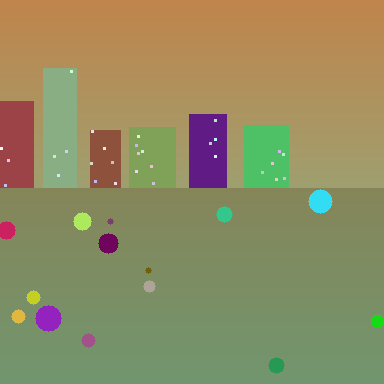
#> input picture data/base/place00.png, 384 x 384 px; its folder holds only this picture in this run
$ python demo.py   (older library calls are emulated)
#> lines starting #> are read from the running program, lines starting #| are printed output that depends on the picture
### vpr/dataset.py
"""Controlled visual-place-recognition benchmark generator.

This is a *synthetic, controlled* benchmark, not a real-world dataset -- it is
designed so the retrieval pipeline can be tested deterministically and honestly.

Each "place" is a distinct textured scene. From a handful of base place images
we generate multiple DATABASE views and multiple QUERY views by applying mild
photometric and geometric augmentations (brightness/contrast shifts, blur,
small rotation, crop, perspective warp, JPEG-like noise). A query view of place
X should therefore retrieve database views of place X -- exactly the
relocalisation task, but with known ground truth.

If real base images are present in ``data/base/`` they are used; otherwise a set
of synthetic, visually distinct base scenes is generated so the repo is
self-contained.
"""

from __future__ import annotations

import os
from dataclasses import dataclass, field

import cv2
import numpy as np


BASE_SIZE = 384  # base images are generated/loaded larger than the 256 used for descriptors


# --------------------------------------------------------------------------- #
# Synthetic base scenes -- each is a distinct, recognisable "place"
# --------------------------------------------------------------------------- #
def _scene_palette(rng: np.random.Generator) -> tuple[np.ndarray, np.ndarray]:
    top = rng.integers(40, 220, size=3)
    bottom = rng.integers(40, 220, size=3)
    return top.astype(np.float32), bottom.astype(np.float32)


def synth_base_image(seed: int, size: int = BASE_SIZE) -> np.ndarray:
    """Generate one distinct synthetic 'place' scene deterministically from seed.

    Combines a colour gradient sky/ground, a horizon line, a skyline of
    rectangular 'buildings', and scattered structural marks. Different seeds give
    visually very different scenes, so descriptors can tell them apart.
    """
    rng = np.random.default_rng(seed)
    img = np.zeros((size, size, 3), dtype=np.float32)

    # vertical colour gradient (sky -> ground)
    top, bottom = _scene_palette(rng)
    for y in range(size):
        t = y / (size - 1)
        img[y, :, :] = (1 - t) * top + t * bottom

    # horizon
    horizon = int(rng.integers(int(size * 0.45), int(size * 0.65)))
    ground = rng.integers(30, 160, size=3).astype(np.float32)
    img[horizon:, :, :] = 0.6 * img[horizon:, :, :] + 0.4 * ground

    # skyline of buildings sitting on the horizon
    n_buildings = int(rng.integers(5, 11))
    x = 0
    while x < size and n_buildings > 0:
        bw = int(rng.integers(size // 14, size // 6))
        bh = int(rng.integers(size // 8, size // 3))
        color = rng.integers(20, 200, size=3).astype(np.float32)
        x0, x1 = x, min(size, x + bw)
        y0 = max(0, horizon - bh)
        img[y0:horizon, x0:x1, :] = color
        # a few windows
        for _ in range(int(rng.integers(2, 8))):
            wy = int(rng.integers(y0, horizon - 2)) if horizon - 2 > y0 else y0
            wx = int(rng.integers(x0, max(x0 + 1, x1 - 2)))
            img[wy:wy + 3, wx:wx + 3, :] = rng.integers(180, 255, size=3).astype(np.float32)
        x = x1 + int(rng.integers(2, size // 20))
        n_buildings -= 1

    # scattered structural marks / foreground objects
    for _ in range(int(rng.integers(8, 20))):
        cx = int(rng.integers(0, size))
        cy = int(rng.integers(horizon, size))
        r = int(rng.integers(3, 14))
        color = tuple(int(c) for c in rng.integers(0, 255, size=3))
        cv2.circle(img, (cx, cy), r, color, -1)

    return np.clip(img, 0, 255).astype(np.uint8)


# --------------------------------------------------------------------------- #
# Augmentations (one view = one augmented copy of a base place)
# --------------------------------------------------------------------------- #
def _adjust_brightness_contrast(img, rng):
    alpha = float(rng.uniform(0.75, 1.25))   # contrast
    beta = float(rng.uniform(-30, 30))       # brightness
    return cv2.convertScaleAbs(img, alpha=alpha, beta=beta)


def _blur(img, rng):
    k = int(rng.choice([1, 3, 5]))
    if k <= 1:
        return img
    return cv2.GaussianBlur(img, (k, k), 0)


def _rotate(img, rng, max_deg=10):
    h, w = img.shape[:2]
    angle = float(rng.uniform(-max_deg, max_deg))
    m = cv2.getRotationMatrix2D((w / 2, h / 2), angle, 1.0)
    return cv2.warpAffine(img, m, (w, h), borderMode=cv2.BORDER_REFLECT)


def _crop_resize(img, rng, max_crop=0.12):
    h, w = img.shape[:2]
    cx = int(w * rng.uniform(0, max_crop))
    cy = int(h * rng.uniform(0, max_crop))
    cropped = img[cy:h - cy, cx:w - cx]
    if cropped.size == 0:
        return img
    return cv2.resize(cropped, (w, h), interpolation=cv2.INTER_LINEAR)


def _perspective(img, rng, jitter=0.06):
    h, w = img.shape[:2]
    j = jitter
    src = np.float32([[0, 0], [w, 0], [w, h], [0, h]])
    dst = src + rng.uniform(-j, j, size=src.shape).astype(np.float32) * [w, h]
    m = cv2.getPerspectiveTransform(src, dst.astype(np.float32))
    return cv2.warpPerspective(img, m, (w, h), borderMode=cv2.BORDER_REFLECT)


def augment(img: np.ndarray, seed: int) -> np.ndarray:
    """Apply a mild, random photometric+geometric augmentation to ``img``."""
    rng = np.random.default_rng(seed)
    out = img
    out = _adjust_brightness_contrast(out, rng)
    out = _blur(out, rng)
    out = _rotate(out, rng)
    out = _crop_resize(out, rng)
    out = _perspective(out, rng)
    return out


# --------------------------------------------------------------------------- #
# Dataset assembly
# --------------------------------------------------------------------------- #
@dataclass
class Item:
    label: int      # place id
    role: str       # "database" or "query"
    image: np.ndarray
    name: str


@dataclass
class Benchmark:
    database: list[Item] = field(default_factory=list)
    queries: list[Item] = field(default_factory=list)
    n_places: int = 0

    @property
    def n_database(self) -> int:
        return len(self.database)

    @property
    def n_queries(self) -> int:
        return len(self.queries)


def load_base_images(base_dir: str, n_places: int) -> list[np.ndarray]:
    """Load real base images from ``base_dir`` if any, else synthesize them."""
#> called with base_dir = 'data/base', n_places = 12
    bases: list[np.ndarray] = []
    if os.path.isdir(base_dir):
        files = sorted(
            f for f in os.listdir(base_dir)
            if f.lower().endswith((".png", ".jpg", ".jpeg", ".bmp"))
        )
        for f in files[:n_places]:
            img = cv2.imread(os.path.join(base_dir, f), cv2.IMREAD_COLOR)
#> img is the input picture: shape (384, 384, 3); mean B, G, R 97.2, 139.9, 143.8
            if img is not None:
                bases.append(cv2.resize(img, (BASE_SIZE, BASE_SIZE)))
    # top up with synthetic scenes to reach n_places
    while len(bases) < n_places:
        bases.append(synth_base_image(seed=1000 + len(bases)))
#> this loop made 11 passes
#> (horizon in synth_base_image, ground in synth_base_image) on passes 1 to 7: (231, [141, 53, 39]), (219, [80, 129, 73]), (238, [115, 133, 127]), (230, [79, 75, 110]), (204, [113, 141, 138]), (202, [60, 102, 133]), (178, [55, 85, 106])
#> after the loop, bases = 12 items
    return bases[:n_places]


def build_benchmark(
    n_places: int = 12,
    db_per_place: int = 4,
    queries_per_place: int = 3,
    base_dir: str = "data/base",
    seed: int = 0,
) -> Benchmark:
    """Build the full DATABASE/QUERY benchmark from base place images.

    For each place we emit ``db_per_place`` database views and
    ``queries_per_place`` query views, all augmentations of the same base scene
    but generated with disjoint random seeds so query != any database view.
    """
    bases = load_base_images(base_dir, n_places)
#> bases = 12 items
    bench = Benchmark(n_places=n_places)

    for place, base in enumerate(bases):
        for j in range(db_per_place):
            s = seed * 100000 + place * 1000 + j
            img = augment(base, seed=s)
            bench.database.append(
                Item(label=place, role="database", image=img, name=f"place{place:02d}_db{j}")
            )
        for j in range(queries_per_place):
            # offset query seeds far from database seeds -> different views
            s = seed * 100000 + place * 1000 + 500 + j
            img = augment(base, seed=s)
            bench.queries.append(
                Item(label=place, role="query", image=img, name=f"place{place:02d}_q{j}")
            )
#> this loop made 12 passes
#> pass 1, in augment, `out = _rotate(out, rng)`:
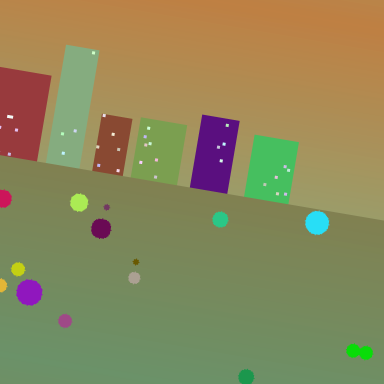
#> out: shape (384, 384, 3); mean B, G, R 89.8, 135.3, 139.5
#> pass 1, in _crop_resize, `cropped = img[cy:h - cy, cx:w - cx]`:
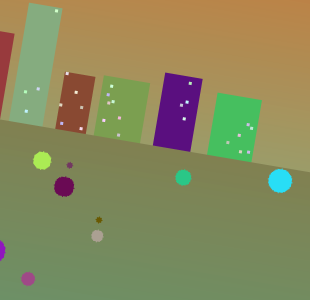
#> cropped: shape (300, 310, 3); mean B, G, R 92, 136.9, 135.8
#> after the loop:
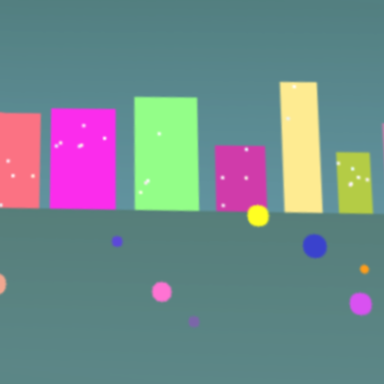
#> img: shape (384, 384, 3); mean of channels 0, 1, 2 139, 136.7, 113.6; drawn as B, G, R
#|   places=12  database=48  queries=36

    return bench

### vpr/pipeline.py
"""Glue: turn benchmark items into descriptors and a built retrieval index.

Keeps the demo, evaluation and tests using one consistent description path.
"""

from __future__ import annotations

from typing import Callable

import cv2
import numpy as np

from .dataset import Benchmark, Item
from .descriptors import GlobalDescriptor
from .index import PlaceIndex

DescribeFn = Callable[[np.ndarray], np.ndarray]


def _to_descriptor_input(image: np.ndarray, size: int) -> np.ndarray:
    return cv2.resize(image, (size, size), interpolation=cv2.INTER_AREA)


def describe_items(
    items: list[Item],
    describe: DescribeFn | None = None,
    size: int = 256,
) -> tuple[np.ndarray, list, list]:
    """Describe a list of items.

    Returns ``(vectors, labels, names)`` where ``vectors`` is an (N, D) array.
    """
#> called with size = 256
    describe = describe or GlobalDescriptor(image_size=size)
    vectors, labels, names = [], [], []
    for it in items:
        img = _to_descriptor_input(it.image, size)
        vectors.append(describe(img))
        labels.append(it.label)
        names.append(it.name)
#> this loop made 48 passes
#> pass 1, in hog_descriptor, `gray = cv2.cvtColor(image, cv2.COLOR_BGR2GRAY).astype(np.float32)`:
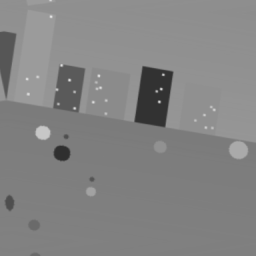
#> gray: shape (256, 256) float32; min 47, max 227, mean 131.3
#> pass 1, in hog_descriptor, `gx = cv2.Sobel(gray, cv2.CV_32F, 1, 0, ksize=3)`:
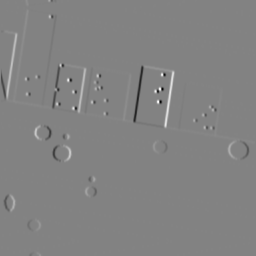
#> gx: shape (256, 256) float32; min -490, max 464, mean 0.4; drawn with min black and max white
#> after the loop:
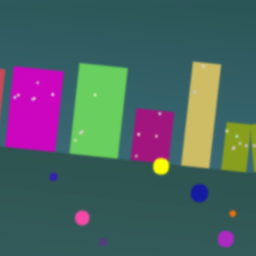
#> img: shape (256, 256, 3); mean of channels 0, 1, 2 99.2, 97.1, 76.4; drawn as B, G, R
    return np.vstack(vectors).astype(np.float32), labels, names


def build_index(
    bench: Benchmark,
    describe: DescribeFn | None = None,
    metric: str = "cosine",
    size: int = 256,
):
    """Describe the database, build a PlaceIndex, and describe the queries.

    Returns ``(index, query_vectors, query_labels, db_labels)``.
    """
    db_vecs, db_labels, db_names = describe_items(bench.database, describe, size)
    q_vecs, q_labels, _ = describe_items(bench.queries, describe, size)
#> the loop in describe_items (call 2), `for it in items:` made 36 passes
#> pass 1, in describe_items (call 2), `img = _to_descriptor_input(it.image, size)`:
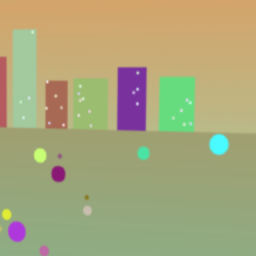
#> img: shape (256, 256, 3); mean of channels 0, 1, 2 123.1, 166.8, 168.3; drawn as B, G, R
#> (the rest of the program and of its run is left out)
